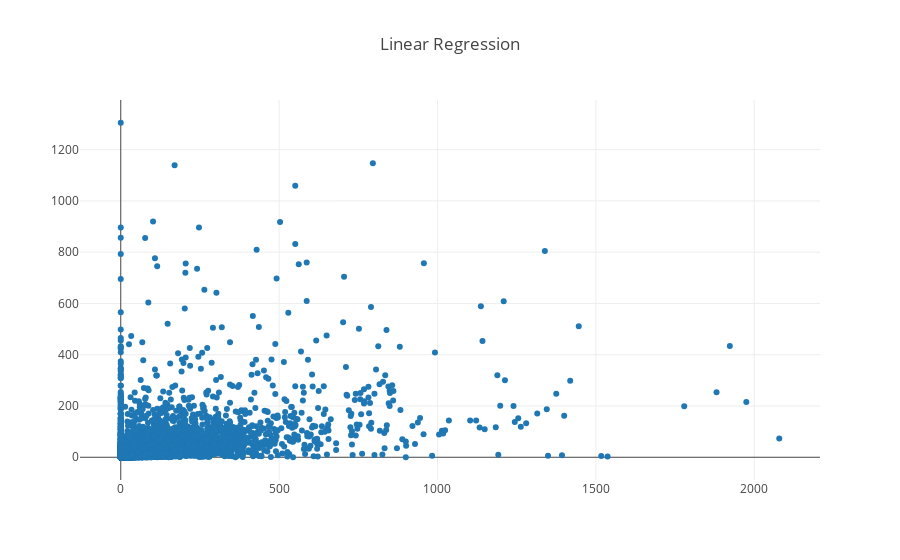

The notebook cell this image was saved under:
### Code cell
val target = Scatter(
  X(::, 5).toScalaVector,
  Y.toScalaVector,
  mode = ScatterMode(ScatterMode.Markers)
)

val squaresResult = Scatter(
  Y.toScalaVector,
  (X * squaresModel.coefficients).toScalaVector,
  mode = ScatterMode(ScatterMode.Lines)
)

val lassoResult = Scatter(
  X(::, 1).toScalaVector,
  (X * lassoModel.coefficients).toScalaVector,
  mode = ScatterMode(ScatterMode.Lines)
)

val data = Seq(squaresResult) //target, squaresResult, lassoResult

val layout = Layout(
  title = "Linear Regression"
)

plot(data, layout)

### Figure 1 — Plotly figure (JSON) as saved in the notebook; plotly's stock layout.template omitted (floating-point values rounded to 4 significant figures; data arrays with more than 128 entries replaced by an {"elided": "..."} marker saying what was removed)
{"data": [{"mode": "markers", "type": "scatter", "x": {"elided": "40949 int values"}, "y": {"elided": "40949 int values"}}], "layout": {"title": "Linear Regression"}}
